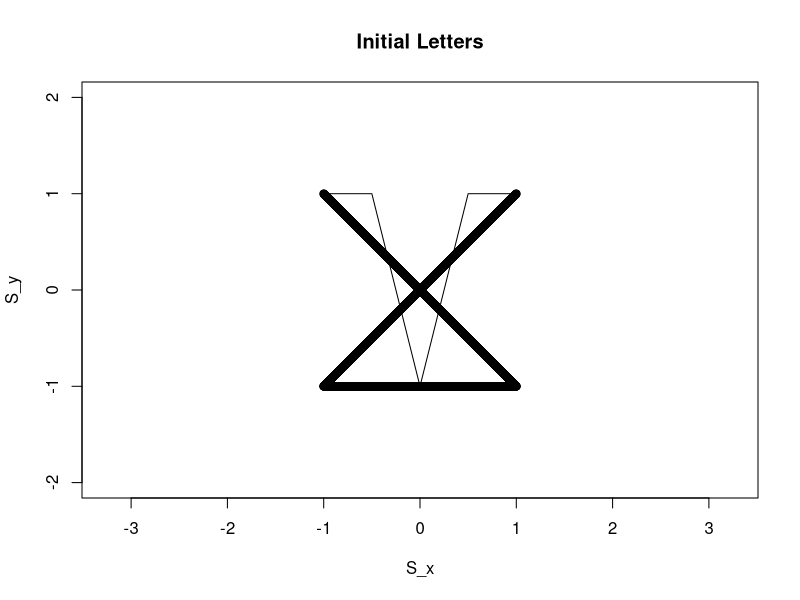
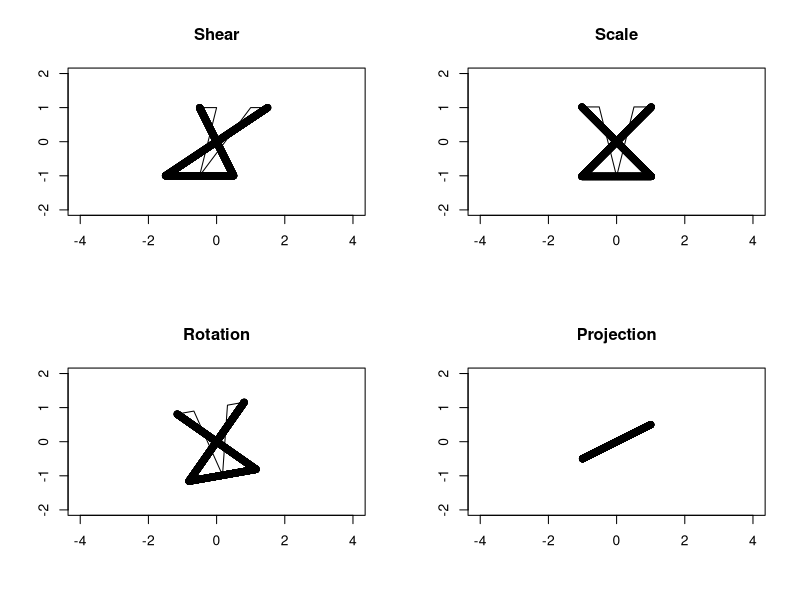

The R source for these figures, in order:
## ---- chunk 1
knitr::opts_chunk$set(echo = TRUE)
## ---- chunk 2
library(tidyverse)
## ---- chunk 3


S_x = c(seq(-1,1,length.out=1000), seq(1,-1,length.out=1000), seq(-1,1,length.out=1000))
S_y = c(seq(1,-1,length.out=1000), rep(-1,1000), seq(-1,1,length.out=1000))
S_points = cbind(S_x, S_y)

# Define points for the letter M
M_x1 = seq(-1, -0.5, length.out=500)
M_y1 = rep(1, 500)
M_x2 = seq(-0.5, 0, length.out=500)
M_y2 = seq(1, -1, length.out=500)
M_x3 = seq(0, 0.5, length.out=500)
M_y3 = seq(-1, 1, length.out=500)
M_x4 = seq(0.5, 1, length.out=500)
M_y4 = rep(1, 500)
M_x = c(M_x1, M_x2, M_x3, M_x4)
M_y = c(M_y1, M_y2, M_y3, M_y4)
M_points = cbind(M_x, M_y)

# Plot initial letters
plot(S_y~S_x, xlim=c(-2,2), ylim=c(-2,2), asp=1, main="Initial Letters")
lines(M_y~M_x)

# Define transformation matrices
shear_matrix = matrix(c(1,0.5,0,1), nrow=2)
scale_matrix = matrix(c(1.02,0,0,1.02), nrow=2)
rotation_matrix = matrix(c(cos(pi/18),-sin(pi/18),sin(pi/18),cos(pi/18)), nrow=2)
projection_matrix = matrix(c(1,0,0.5,0), nrow=2)

# Define list of transformation matrices
matrix_list = list(shear_matrix, scale_matrix, rotation_matrix, projection_matrix)

# Define list of names for transformations
name_list = c("Shear", "Scale", "Rotation", "Projection")

# Apply transformations to letters and plot
par(mfrow=c(2,2))
for (i in seq_along(matrix_list)) {
  S_transformed = S_points %*% matrix_list[[i]]
  M_transformed = M_points %*% matrix_list[[i]]
  
  plot(S_transformed[,1], S_transformed[,2], xlim=c(-2,2), ylim=c(-2,2), asp=1, 
       main=name_list[i], xlab="", ylab="")
  points(M_transformed[,1], M_transformed[,2], type="l")
}

